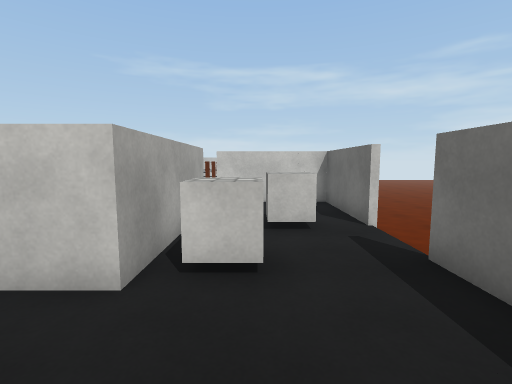
view 1 (above)

16 first-person views from a walk through a Unity game level. The camera is 1.4 m above the floor, tilts 6° down and sees 85° across. The floor is counted in squares, 1 m on a side. Each view is taken from the middle of a square. On the plan, view 1 faces up. The plan holds only what a view shows up to about 14 squares ahead; the rest is blank. The place goes on beyond the plan. The player is left out. Surface patterns are stand-ins for the level's own textures.

view 2
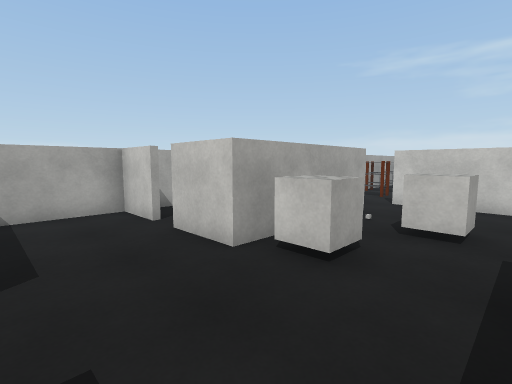

view 3
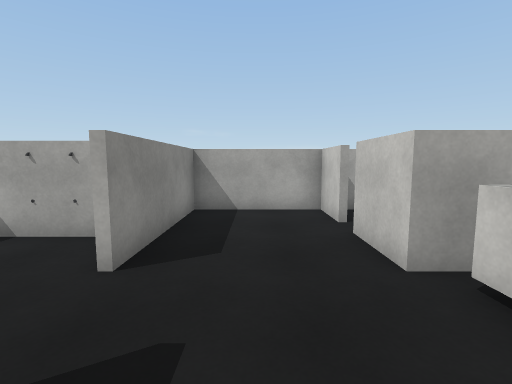

view 4
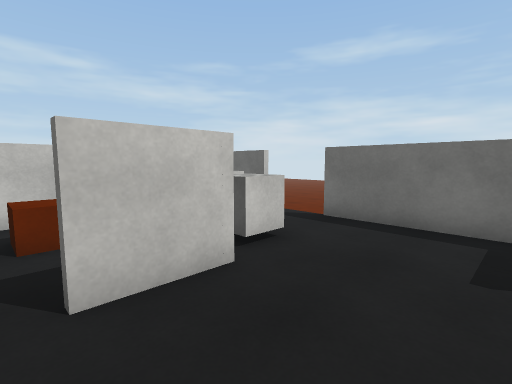

view 5
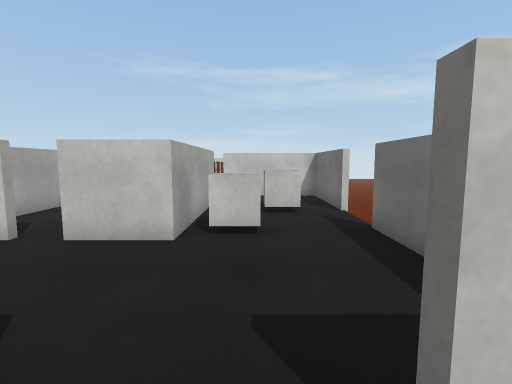

view 6
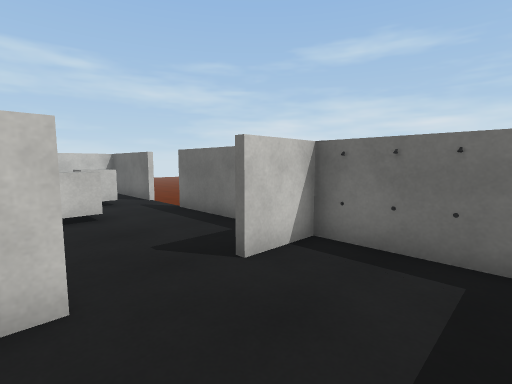

view 7
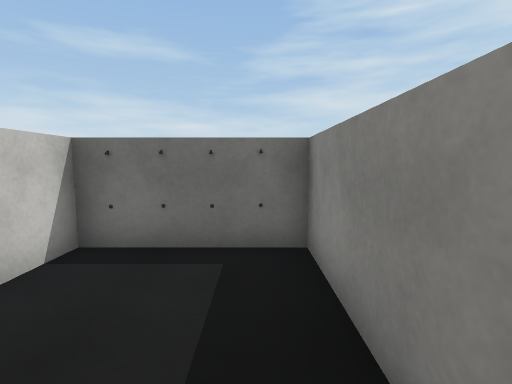

view 8
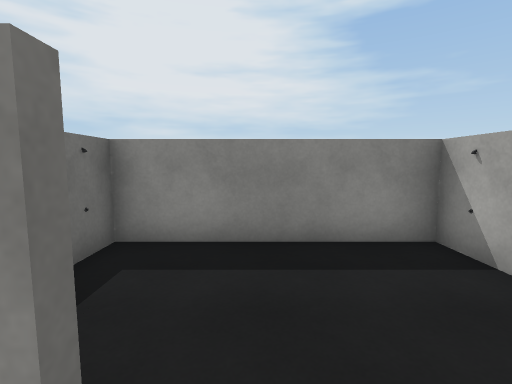

view 9
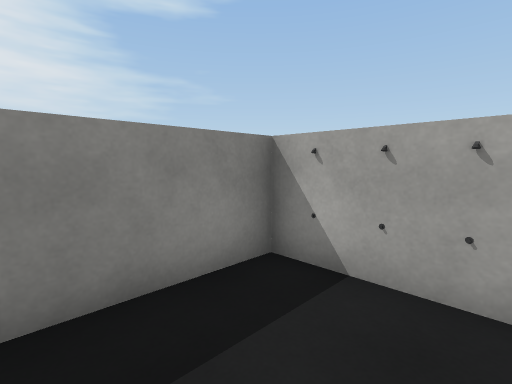

view 10
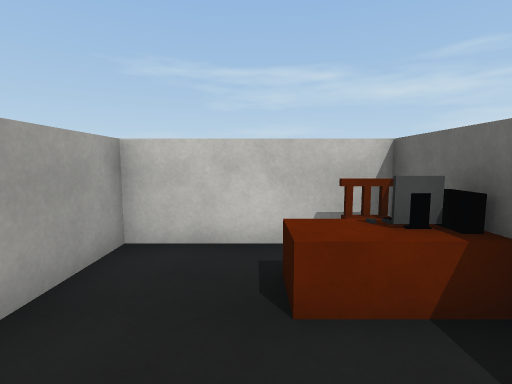

view 11
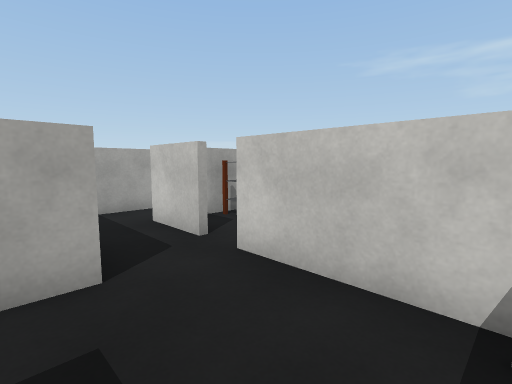

view 12
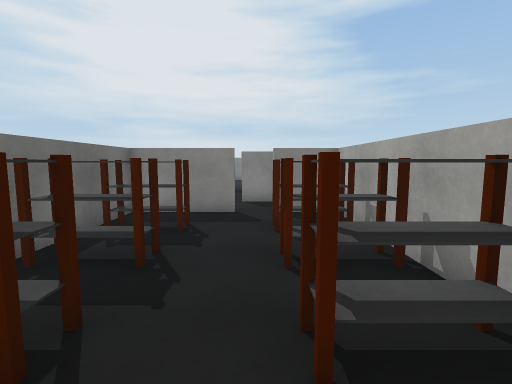

view 13
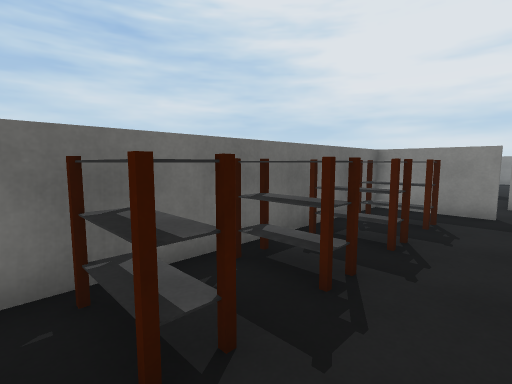

view 14
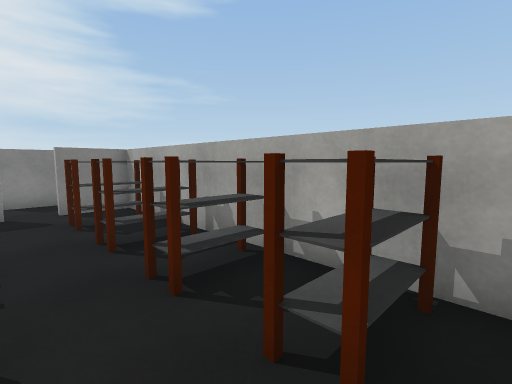

view 15
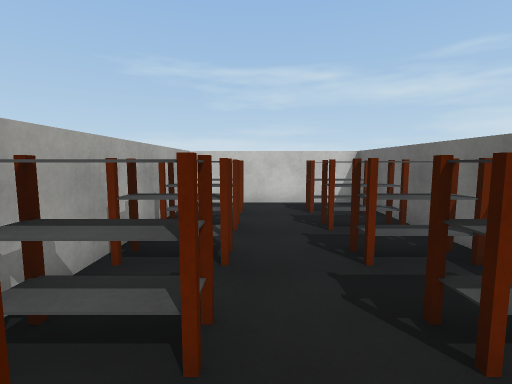

view 16
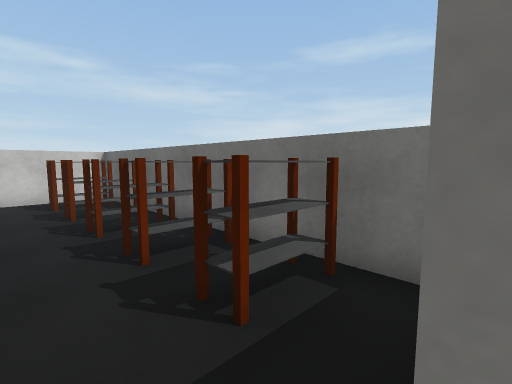

### Floor plan
Key: @ floor where view 1 was taken; # wall or solid block; . floor; v drop or lower ground; S shelf; C cube; O other object.
Columns run from 6 left of view 1 to 3 right of it. Each row starts with its distance up from view 1.
 19   #.....#
 18   SS..SSv
 17   #.....#
 16   SS..SSv
 15   #.....#
 14   SS..SSv
 13   #.....#
 12   SS..SSv
 11 # #.....#
 10 #.##.####v
  9 #........#
  8 #####....#
  7 #..OO..C.#
  6 #.OOO.CC.v
  5 #...#....v
  4 #...#CC..v
  3 ##.##CC..#
  2 #........#
  1 #........#
  0 #.....@..#
 -1 #####..##v
 -2    O....O#
 -3    O....O#
 -4    O....O#
 -5    ######v

Where each view was taken, in squares from view 1:
view 1: 0 up, 0 right, facing up
view 2: 0 up, 2 right, facing up-left
view 3: 1 up, 2 right, facing left
view 4: 0 up, 4 left, facing up-right
view 5: 2 down, 0 right, facing up
view 6: 4 down, 2 left, facing up-right
view 7: 4 down, 2 left, facing right
view 8: 0 up, 0 right, facing down
view 9: 2 down, 0 right, facing down-left
view 10: 3 up, 4 left, facing up
view 11: 7 up, 2 right, facing up-left
view 12: 18 up, 2 left, facing down
view 13: 19 up, 2 left, facing down-right
view 14: 19 up, 1 left, facing down-left
view 15: 12 up, 2 left, facing up
view 16: 10 up, 2 left, facing up-right
